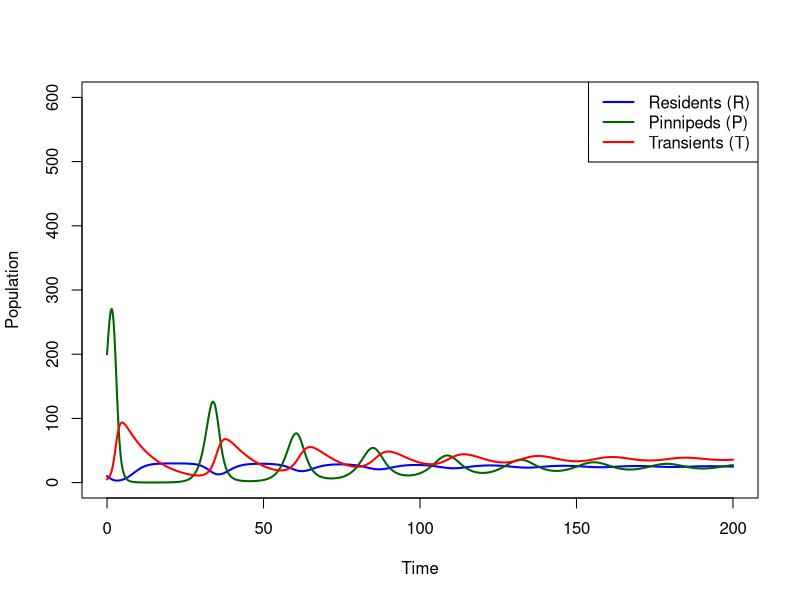
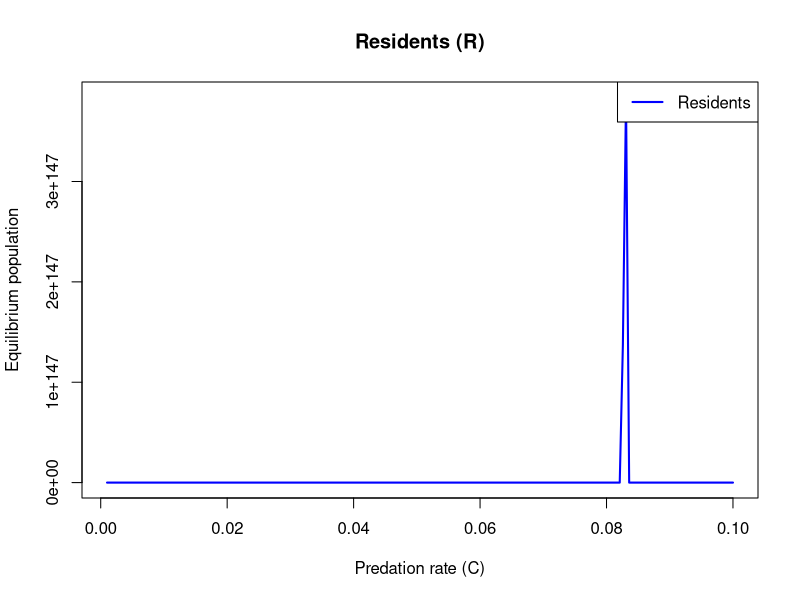
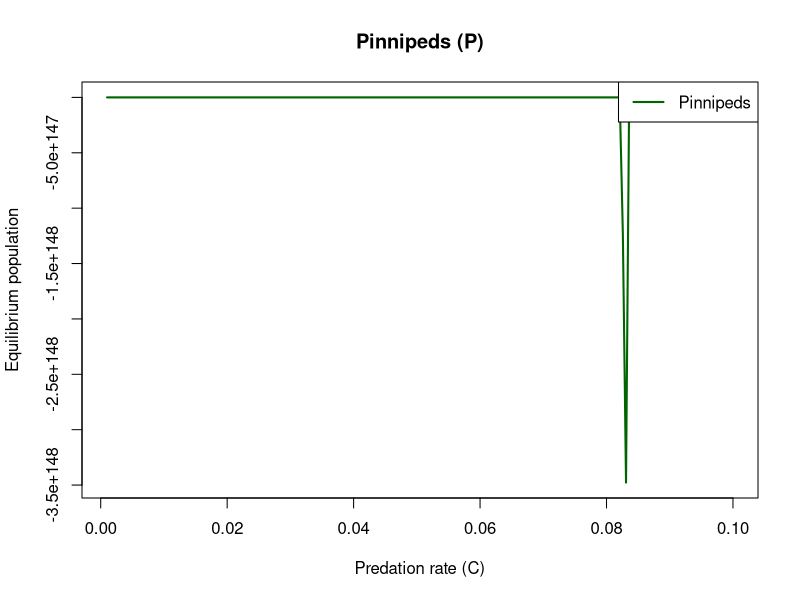
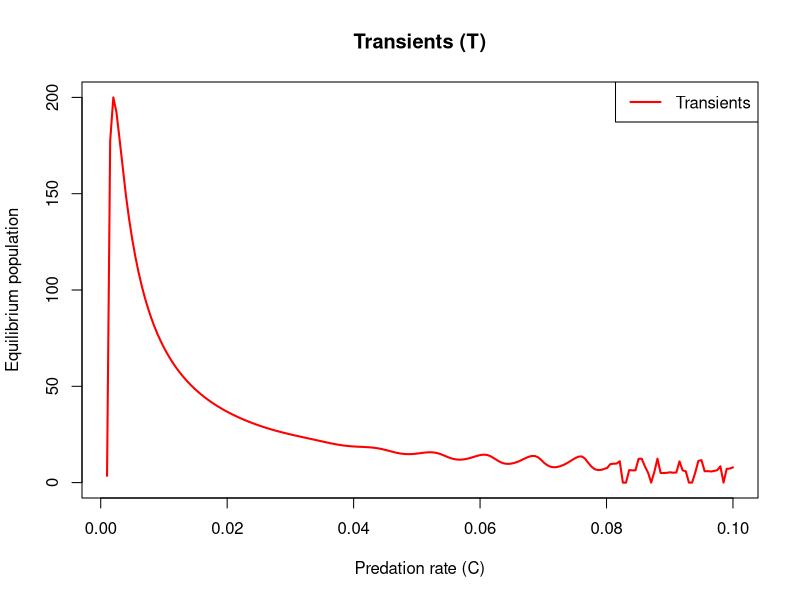
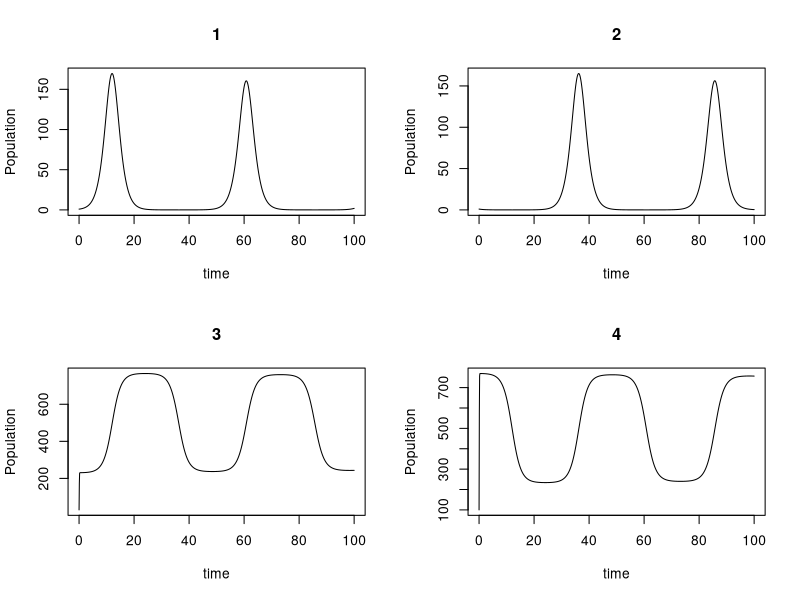

Source code (R) for these figures, in order:
## ---- chunk 1
knitr::opts_chunk$set(echo = TRUE,tidy.opts = list(width.cutoff = 60), tidy = TRUE)
## ---- chunk 2
library(deSolve)
## ---- chunk 3
# Parameters
r_R <- 0.5      # resident whale growth rate
K_R <- 30       # resident carrying capacity

r_P <- 0.8      # pinniped growth rate
K_P <- 500      # pinniped carrying capacity

alpha <- 0.2    # effect of pinnipeds on residents
beta  <- 0.6    # effect of residents on pinnipeds

C   <- 0.02     # predation rate
B   <- 0.2      # conversion efficiency
D_T <- 0.1      # transient whale death rate
## ---- chunk 4
R0 <- 10
P0 <- 200
T0 <- 5

state_ini <- c(R = R0,
               P = P0,
               T = T0)
## ---- chunk 5
modelA <- function(time, state, parameters){

  R <- state[1]
  P <- state[2]
  T <- state[3]

  # Resident whales (competition with P)
  dR <- r_R * R * (1 - (R + alpha*P)/K_R)

  # Pinnipeds (competition + predation)
  dP <- r_P * P * (1 - (P + beta*R)/K_P) -
        C * P * T

  # Transient whales (predator)
  dT <- B * C * P * T -
        D_T * T

  return(list(c(dR, dP, dT)))
}
## ---- chunk 6
time_vec <- seq(0, 200, length.out = 2000)

outA <- ode(y = state_ini,
            times = time_vec,
            func = modelA,
            parms = NULL)

outA <- as.data.frame(outA)
## ---- chunk 7
plot(outA$time, outA$R,
     type = "l",
     col = "blue",
     lwd = 2,
     ylim = c(0,600),
     xlab = "Time",
     ylab = "Population")

lines(outA$time, outA$P,
      col = "darkgreen",
      lwd = 2)

lines(outA$time, outA$T,
      col = "red",
      lwd = 2)

legend("topright",
       legend = c("Residents (R)",
                  "Pinnipeds (P)",
                  "Transients (T)"),
       col = c("blue","darkgreen","red"),
       lty = 1,
       lwd = 2)
## ---- chunk 8
# Equilibrium (Model A)
P_star <- D_T / (B * C)

R_star <- K_R - (alpha * D_T) / (B * C)

T_star <- (r_P / (C * K_P)) *
          (K_P - (D_T / (B * C)) -
           beta * K_R +
           (alpha * beta * D_T) / (B * C))

P_star
R_star
T_star
## ---- chunk 9
dR = 0
dP = 0
dT = 0

# Test derivatives at equilibrium
dR_test <- r_R * R_star *
           (1 - (R_star + alpha * P_star) / K_R)

dP_test <- r_P * P_star *
           (1 - (P_star + beta * R_star) / K_P) -
           C * P_star * T_star

dT_test <- B * C * P_star * T_star -
           D_T * T_star

dR_test
dP_test
dT_test

## ---- chunk 10
# Equilibrium without competition
R_not <- (K_R - alpha * K_P) /
         (1 - alpha * beta)

T_not <- (r_P / (C * K_P)) *
         (K_P - (D_T / (B * C)))

R_not
T_not
R_star > R_not
T_star < T_not
## ---- chunk 11
B * C * K_R > alpha * D_T
## ---- chunk 12
C_seq <- seq(0.001, 0.1, length.out = 200)
R_eq <- numeric(length(C_seq))
P_eq <- numeric(length(C_seq))
T_eq <- numeric(length(C_seq))
for(i in 1:length(C_seq)){

  C_temp <- C_seq[i]

  modelA_temp <- function(time, state, parameters){

    R <- state[1]
    P <- state[2]
    T <- state[3]

    dR <- r_R * R * (1 - (R + alpha*P)/K_R)

    dP <- r_P * P * (1 - (P + beta*R)/K_P) -
          C_temp * P * T

    dT <- B * C_temp * P * T -
          D_T * T

    return(list(c(dR,dP,dT)))
  }

  out <- ode(y = state_ini,
             times = seq(0,500,by=1),
             func = modelA_temp,
             parms = NULL)

  out <- as.data.frame(out)

  R_eq[i] <- tail(out$R,1)
  P_eq[i] <- tail(out$P,1)
  T_eq[i] <- tail(out$T,1)
}
## ---- chunk 13
# Diagram 1
# Resident whales
plot(C_seq, R_eq,
     type = "l",
     col = "blue",
     lwd = 2,
     xlab = "Predation rate (C)",
     ylab = "Equilibrium population",
     main = "Residents (R)")

legend("topright",
       legend = "Residents",
       col = "blue",
       lty = 1,
       lwd = 2)

# Diagram 2
# Pinnipeds
plot(C_seq, P_eq,
     type = "l",
     col = "darkgreen",
     lwd = 2,
     xlab = "Predation rate (C)",
     ylab = "Equilibrium population",
     main = "Pinnipeds (P)")

legend("topright",
       legend = "Pinnipeds",
       col = "darkgreen",
       lty = 1,
       lwd = 2)

# Diagram 3
# Transient whales
plot(C_seq, T_eq,
     type = "l",
     col = "red",
     lwd = 2,
     xlab = "Predation rate (C)",
     ylab = "Equilibrium population",
     main = "Transients (T)")

legend("topright",
       legend = "Transients",
       col = "red",
       lty = 1,
       lwd = 2)
## ---- chunk 14
B_R=1 # birth rate of resident whales
C_R=0.002 # Consumption/conversion rate of resident whales
D_R=1 # death rate of resident whales

B_T=1 # birth rate of transient whales
C_T=0.002 # Consumption/conversion rate of resident whales
D_T=1 # death rate of transient whales

r_P=30 # growth rate of pinnipeds
K_P=1000 # Carrying capacity of pinnipeds
a=1 # attack rate on pinnipeds

r_S=30 # growth rate of salmon
K_S=1000 # Carrying capacity of salmon
b=1 # attack rate on salmon
## ---- chunk 15
library(deSolve)
require(deSolve)

# predator-prey model
LV <- function(time,state,para) {
	B_R=para[1];C_r=para[2];D_R=para[3];B_T=para[4];C_T=para[5];D_T=para[6];r_P=para[7];K_P=para[8];a=para[9];r_S=para[10];K_S=para[11];b=para[12]
	# state variables
	R=state[1];T=state[2];P=state[3];S=state[4]
	# equation
	X1=R*(B_R*C_R*S-D_R)
	X2=T*(B_T*C_T*P-D_T)
	X3=r_P*P*(1-P/K_P-a*S/K_P)-C_T*P*T
	X4=r_S*S*(1-S/K_S-b*P/K_S)-C_R*S*R

	return(list(c(X1,X2,X3,X4)))
}

# input parameters
para=c(B_R,C_R,D_R,B_T,C_T,D_T,r_P,K_P,a,r_S,K_S,b)
# initialization
time=seq(from=0,to=100,length=1000)
ini=c(1,1,30,100)
out=ode(ini,time,LV,para)
## ---- chunk 16
plot(out,ylab="Population")
